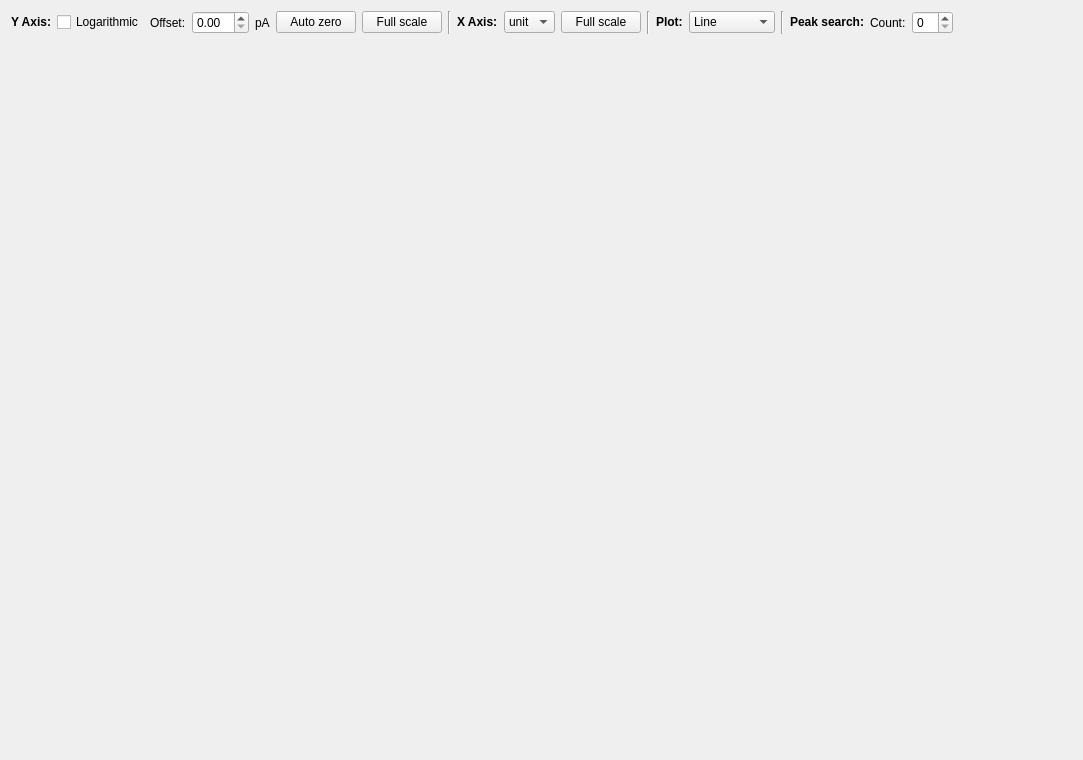
<?xml version="1.0" encoding="UTF-8"?>
<ui version="4.0">
 <class>spectrum_plot</class>
 <widget class="QWidget" name="spectrum_plot">
  <property name="geometry">
   <rect>
    <x>0</x>
    <y>0</y>
    <width>1083</width>
    <height>760</height>
   </rect>
  </property>
  <property name="windowTitle">
   <string>Form</string>
  </property>
  <layout class="QVBoxLayout" name="verticalLayout">
   <item>
    <layout class="QHBoxLayout" name="horizontalLayout">
     <item>
      <widget class="QLabel" name="y_axis_label">
       <property name="text">
        <string>&lt;html&gt;&lt;head/&gt;&lt;body&gt;&lt;p&gt;&lt;span style=&quot; font-weight:600;&quot;&gt;Y Axis:&lt;/span&gt;&lt;/p&gt;&lt;/body&gt;&lt;/html&gt;</string>
       </property>
      </widget>
     </item>
     <item>
      <widget class="QCheckBox" name="log_checkbox">
       <property name="text">
        <string>Logarithmic</string>
       </property>
      </widget>
     </item>
     <item>
      <widget class="QLabel" name="y_axis_offset_label">
       <property name="text">
        <string>Offset:</string>
       </property>
      </widget>
     </item>
     <item>
      <widget class="QDoubleSpinBox" name="offset_spinbox"/>
     </item>
     <item>
      <widget class="QLabel" name="y_axis_pA_label">
       <property name="text">
        <string>pA</string>
       </property>
      </widget>
     </item>
     <item>
      <widget class="QPushButton" name="autozero_button">
       <property name="text">
        <string>Auto zero</string>
       </property>
      </widget>
     </item>
     <item>
      <widget class="QPushButton" name="y_fullscale_button">
       <property name="text">
        <string>Full scale</string>
       </property>
      </widget>
     </item>
     <item>
      <widget class="Line" name="line">
       <property name="orientation">
        <enum>Qt::Vertical</enum>
       </property>
      </widget>
     </item>
     <item>
      <widget class="QLabel" name="x_axis_label">
       <property name="text">
        <string>&lt;html&gt;&lt;head/&gt;&lt;body&gt;&lt;p&gt;&lt;span style=&quot; font-weight:600;&quot;&gt;X Axis:&lt;/span&gt;&lt;/p&gt;&lt;/body&gt;&lt;/html&gt;</string>
       </property>
      </widget>
     </item>
     <item>
      <widget class="QComboBox" name="x_unit_combobox">
       <item>
        <property name="text">
         <string>unit</string>
        </property>
       </item>
       <item>
        <property name="text">
         <string>volt</string>
        </property>
       </item>
      </widget>
     </item>
     <item>
      <widget class="QPushButton" name="x_fullscale_button">
       <property name="text">
        <string>Full scale</string>
       </property>
      </widget>
     </item>
     <item>
      <widget class="Line" name="line_2">
       <property name="orientation">
        <enum>Qt::Vertical</enum>
       </property>
      </widget>
     </item>
     <item>
      <widget class="QLabel" name="plot_label">
       <property name="text">
        <string>&lt;html&gt;&lt;head/&gt;&lt;body&gt;&lt;p&gt;&lt;span style=&quot; font-weight:600;&quot;&gt;Plot:&lt;/span&gt;&lt;/p&gt;&lt;/body&gt;&lt;/html&gt;</string>
       </property>
      </widget>
     </item>
     <item>
      <widget class="QComboBox" name="plot_type_combobox">
       <item>
        <property name="text">
         <string>Line</string>
        </property>
       </item>
       <item>
        <property name="text">
         <string>Scatter</string>
        </property>
       </item>
       <item>
        <property name="text">
         <string>Histogram</string>
        </property>
       </item>
      </widget>
     </item>
     <item>
      <widget class="Line" name="line_3">
       <property name="orientation">
        <enum>Qt::Vertical</enum>
       </property>
      </widget>
     </item>
     <item>
      <widget class="QLabel" name="peak_search_label">
       <property name="text">
        <string>&lt;html&gt;&lt;head/&gt;&lt;body&gt;&lt;p&gt;&lt;span style=&quot; font-weight:600;&quot;&gt;Peak search:&lt;/span&gt;&lt;/p&gt;&lt;/body&gt;&lt;/html&gt;</string>
       </property>
      </widget>
     </item>
     <item>
      <widget class="QLabel" name="peak_search_count_label">
       <property name="text">
        <string>Count:</string>
       </property>
      </widget>
     </item>
     <item>
      <widget class="QSpinBox" name="peak_search_count_spinbox"/>
     </item>
     <item>
      <spacer name="horizontalSpacer">
       <property name="orientation">
        <enum>Qt::Horizontal</enum>
       </property>
       <property name="sizeHint" stdset="0">
        <size>
         <width>40</width>
         <height>20</height>
        </size>
       </property>
      </spacer>
     </item>
    </layout>
   </item>
   <item>
    <widget class="QWidget" name="plot" native="true">
     <property name="sizePolicy">
      <sizepolicy hsizetype="Preferred" vsizetype="Expanding">
       <horstretch>0</horstretch>
       <verstretch>0</verstretch>
      </sizepolicy>
     </property>
    </widget>
   </item>
   <item>
    <widget class="QWidget" name="navigation_bar" native="true"/>
   </item>
  </layout>
 </widget>
 <resources/>
 <connections/>
</ui>
